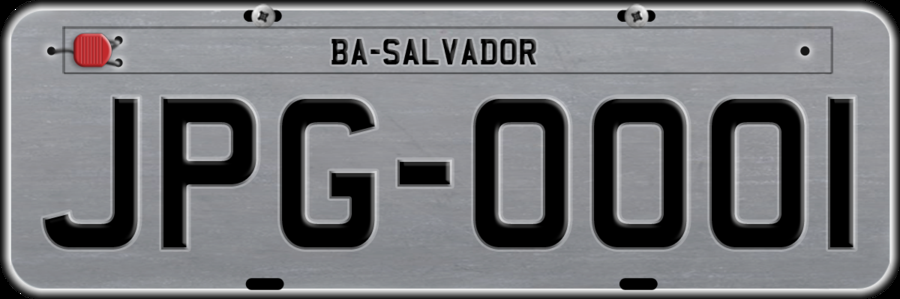
%> input picture placa_carro_segmentacao/placa.png, 900 x 299 px
$ octave 'number_plate_det (1).m'   (GNU Octave 9; MATLAB toolbox functions it lacks are replaced by stand-ins)
%> lines starting %> are read from the running program, lines starting %| are printed output that depends on the picture; in (x1, y1, x2, y2) boxes, pixels count from 0 and x2, y2 are one past the last pixel; in counts of white or black regions, pixels touching at a corner belong together; the program's own positions count from 1
%> further down, imagem is the input picture: size 299x900x3 uint8; mean R, G, B 117.2, 117.9, 120.9
### placa_carro_segmentacao/otsu1.m
function [outputArg1,outputArg2] = otsu1(I)
% OTSU1 function [outputArg1,outputArg2] = otsu1(I)
% Este algoritmo calculada apenas 1 limiar
% Utilizando limiares com 0 a 255
% A utilizacao com Limiares max e min da imagem esta dando erro de indice
% de calculo para as variancias.

L = 255; %nivel de cinza m醲imo
minimo = 0; %nivel de cinza minimo

vetorProb = zeros(minimo+1,L+1);

[l,a] = size(I);
%> l = 299; a = 900
for u = minimo:L
    vetorProb(u+1) = length(find(I==u));
end
%> after the loop, vetorProb = 256 values, max 39828 at index 1, min 0 at index 243, mean 1051.2
vetorProb = vetorProb/(l*a);
%> vetorProb = 256 values, max 0.148 at index 1, min 0 at index 243, mean 0.00391
%bar(vetorProb); %%
for t = minimo:L
        i1= minimo:t;
        us1 = sum(i1.*vetorProb( (minimo+1) : (t+1) ));
        w1 = sum(vetorProb( (minimo+1): (t+1) ));
        u1 = us1/w1;

        i2= t+1:L;
        us2 = sum(i2.*vetorProb( (t+2) : (L+1) ));
        w2 = sum(vetorProb( (t+2) : (L+1) ));
        u2 = us2/w2;

        ig = minimo:L;
        ug = us1 + us2;
        var_g = sum( ((ig-ug).^2).*vetorProb);
        var_b = w1*w2*(u1-u2)^2;
        nt(t+1)=(var_b/var_g);
end
%> this loop made 256 passes
%> (us1, w1, u1, us2, w2, u2, var_b) on passes 1 to 3: (0, 0.148, 0, 118.1, 0.852, 138.6, 2421.6), (0.00173, 0.15, 0.0116, 118.1, 0.85, 138.9, 2454.5), (0.00493, 0.151, 0.0326, 118.1, 0.849, 139.1, 2484.5)

[T_val,T_i] = max(nt);
%> T_val = 0.868; T_i = 82
T_i=T_i-1;
%> T_i = 81

[l,c] = size(I);
%> c = 900
resultante = zeros(l,c);

for i = 1:l
    for j = 1:c
        if(I(i,j) > T_i)
            resultante(i,j) = 1;
        else
            resultante(i,j) = 0;
        end
    end
end
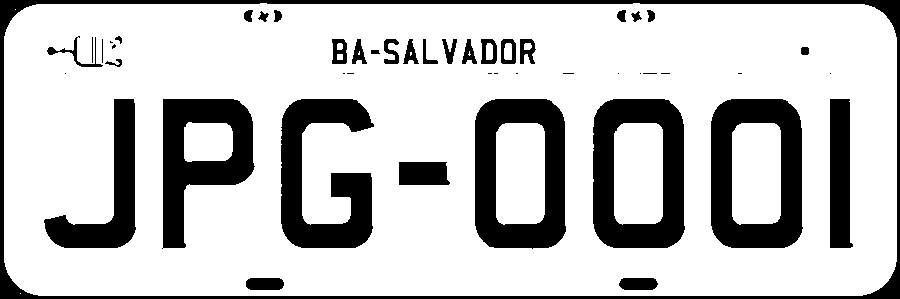
%> resultante: size 299x900 double; values 0 (black) and 1 (white), 77.1% white; 49 black regions (15 under 20 px), largest, box (x1, y1, x2, y2) and area: (0, 0, 900, 299) 9652, (711, 99, 803, 248) 8161, (593, 99, 685, 248) 8145
outputArg1 = resultante;
outputArg2 = T_i;
%> outputArg2 = 81
end

### placa_carro_segmentacao/number_plate_det (1).m
clc
close all;
clear;

imagem = (imread('placa.png'));
figure;
imagesc(imagem);
title('PLACA');

imagem_bin = rgb2gray(imagem);
%Binarização por Otsu
[imagem_bin,limiarGlobal] = otsu1(imagem_bin);
%> limiarGlobal = 81
%invertendo preto com branco
imagem_bin = ~imagem_bin;

figure;
imagesc(imagem_bin);
colormap(gray);
title('PLACA BINARIZADA');

%Passos para remover componentes indesejados - Faz operações para remover
%componentes conexos menores que X pixels.
imagem = bwareaopen(imagem,1900);
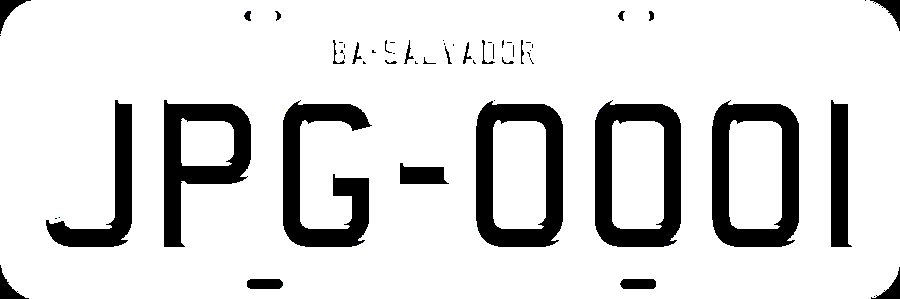
%> imagem: size 299x900x3 logical; mean R, G, B 0.852, 0.852, 0.852
imshow(imagem)
title('dps de tirar 2200px');

%> (the run ends here)
